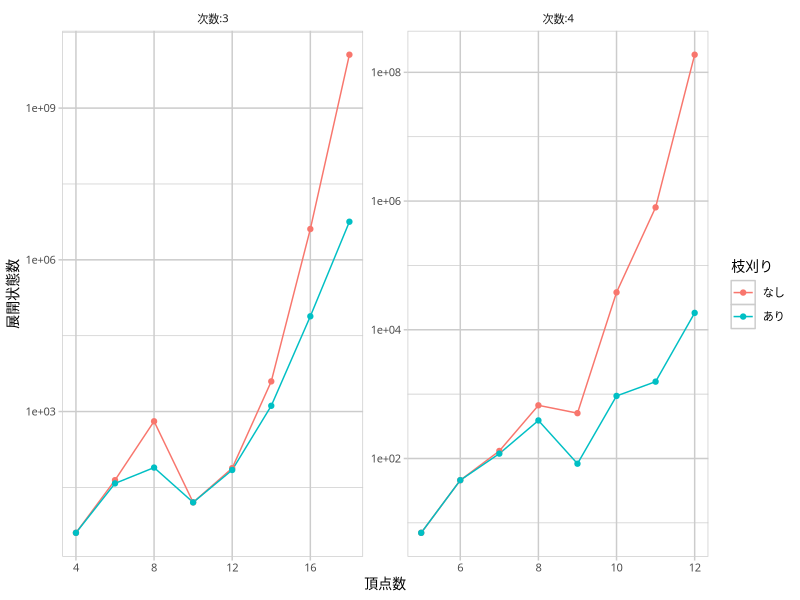

This figure's R source:
library(readr)
library(dplyr)
library(ggplot2)

breaks <- c('basic', 'minmax')
labels <- c('なし', 'あり')
data <- read_csv('the-cmp-algo-lab.csv') %>%
  filter(bdr == 'basic', mgr == 'basic' | mgr == 'minmax') %>%
  mutate(mtd = mgr) %>%
  group_by(n, d, mtd, node) %>%
  summarise(mean_time = mean(time)) %>%
  ungroup() %>%
  mutate(mtd = factor(mtd, levels = breaks),
         d = factor(d, levels = c(3, 4), labels = c('次数:3', '次数:4')))

gp <- ggplot(data, aes(x = n, y = node, color = mtd)) +
  geom_line() +
  geom_point() +
  facet_wrap(c('d'), scales = 'free') +
  scale_x_continuous(name = '頂点数',
                     minor_breaks = NULL) +
  scale_y_continuous(name = '展開状態数',
                     trans = 'log10') +
  scale_color_discrete(name = '枝刈り',
                       breaks = breaks,
                       labels = labels) +
  theme(text = element_text(family = 'IPAexGothic', size = 10),
        panel.background = element_rect(fill = 'white', colour = 'grey80'),
        panel.grid.major = element_line(colour = 'grey80'),
        panel.grid.minor = element_line(colour = 'grey80'),
        axis.ticks = element_line(colour = 'grey80'),
        strip.background = element_blank())

ggsave('the-sinitr-node.pdf', gp,
       width = 15, height = 6, units = 'cm',
       device = cairo_pdf)
